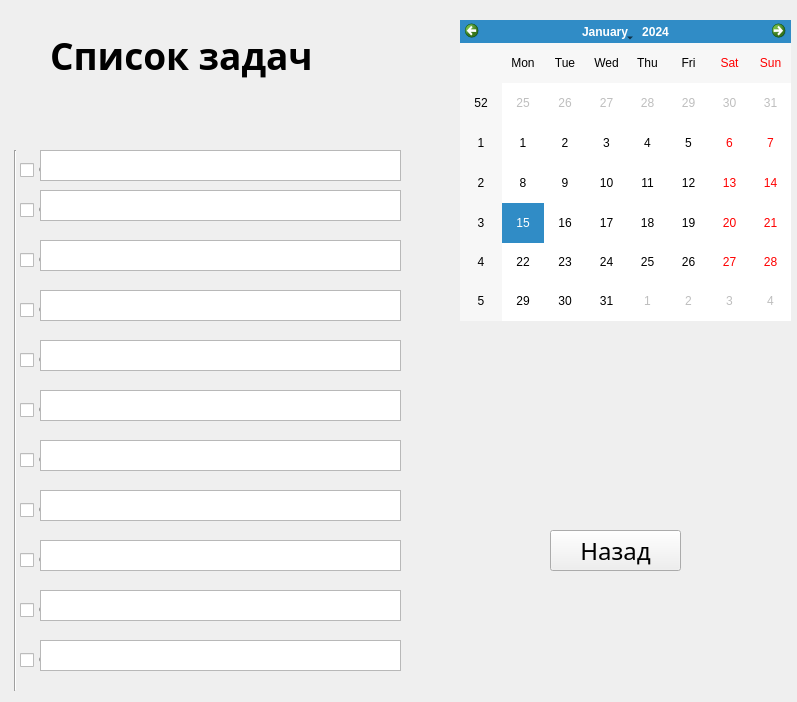
<?xml version="1.0" encoding="UTF-8"?>
<ui version="4.0">
 <class>Form</class>
 <widget class="QWidget" name="Form">
  <property name="geometry">
   <rect>
    <x>0</x>
    <y>0</y>
    <width>797</width>
    <height>702</height>
   </rect>
  </property>
  <property name="windowTitle">
   <string>Form</string>
  </property>
  <widget class="QLabel" name="label">
   <property name="geometry">
    <rect>
     <x>-590</x>
     <y>-380</y>
     <width>1631</width>
     <height>1111</height>
    </rect>
   </property>
   <property name="text">
    <string/>
   </property>
   <property name="pixmap">
    <pixmap>фон.png</pixmap>
   </property>
  </widget>
  <widget class="QLabel" name="label_2">
   <property name="geometry">
    <rect>
     <x>50</x>
     <y>10</y>
     <width>361</width>
     <height>91</height>
    </rect>
   </property>
   <property name="font">
    <font>
     <family>Segoe Print</family>
     <pointsize>28</pointsize>
     <weight>75</weight>
     <bold>true</bold>
    </font>
   </property>
   <property name="text">
    <string>Список задач</string>
   </property>
  </widget>
  <widget class="QCalendarWidget" name="QCalendarWidget">
   <property name="geometry">
    <rect>
     <x>460</x>
     <y>20</y>
     <width>331</width>
     <height>301</height>
    </rect>
   </property>
   <property name="maximumDate">
    <date>
     <year>9999</year>
     <month>12</month>
     <day>31</day>
    </date>
   </property>
  </widget>
  <widget class="QCheckBox" name="checkBox">
   <property name="geometry">
    <rect>
     <x>20</x>
     <y>160</y>
     <width>81</width>
     <height>20</height>
    </rect>
   </property>
   <property name="text">
    <string>CheckBox</string>
   </property>
  </widget>
  <widget class="QPushButton" name="nazad">
   <property name="geometry">
    <rect>
     <x>550</x>
     <y>530</y>
     <width>131</width>
     <height>41</height>
    </rect>
   </property>
   <property name="font">
    <font>
     <family>Segoe Print</family>
     <pointsize>18</pointsize>
    </font>
   </property>
   <property name="text">
    <string>Назад</string>
   </property>
  </widget>
  <widget class="Line" name="line">
   <property name="geometry">
    <rect>
     <x>0</x>
     <y>150</y>
     <width>31</width>
     <height>541</height>
    </rect>
   </property>
   <property name="orientation">
    <enum>Qt::Vertical</enum>
   </property>
  </widget>
  <widget class="QCheckBox" name="checkBox_2">
   <property name="geometry">
    <rect>
     <x>20</x>
     <y>200</y>
     <width>81</width>
     <height>20</height>
    </rect>
   </property>
   <property name="text">
    <string>CheckBox</string>
   </property>
  </widget>
  <widget class="QCheckBox" name="checkBox_3">
   <property name="geometry">
    <rect>
     <x>20</x>
     <y>300</y>
     <width>81</width>
     <height>20</height>
    </rect>
   </property>
   <property name="text">
    <string>CheckBox</string>
   </property>
  </widget>
  <widget class="QCheckBox" name="checkBox_4">
   <property name="geometry">
    <rect>
     <x>20</x>
     <y>350</y>
     <width>81</width>
     <height>20</height>
    </rect>
   </property>
   <property name="text">
    <string>CheckBox</string>
   </property>
  </widget>
  <widget class="QCheckBox" name="checkBox_5">
   <property name="geometry">
    <rect>
     <x>20</x>
     <y>400</y>
     <width>81</width>
     <height>20</height>
    </rect>
   </property>
   <property name="text">
    <string>CheckBox</string>
   </property>
  </widget>
  <widget class="QCheckBox" name="checkBox_6">
   <property name="geometry">
    <rect>
     <x>20</x>
     <y>450</y>
     <width>81</width>
     <height>20</height>
    </rect>
   </property>
   <property name="text">
    <string>CheckBox</string>
   </property>
  </widget>
  <widget class="QCheckBox" name="checkBox_7">
   <property name="geometry">
    <rect>
     <x>20</x>
     <y>500</y>
     <width>81</width>
     <height>20</height>
    </rect>
   </property>
   <property name="text">
    <string>CheckBox</string>
   </property>
  </widget>
  <widget class="QCheckBox" name="checkBox_8">
   <property name="geometry">
    <rect>
     <x>20</x>
     <y>550</y>
     <width>81</width>
     <height>20</height>
    </rect>
   </property>
   <property name="text">
    <string>CheckBox</string>
   </property>
  </widget>
  <widget class="QCheckBox" name="checkBox_9">
   <property name="geometry">
    <rect>
     <x>20</x>
     <y>600</y>
     <width>81</width>
     <height>20</height>
    </rect>
   </property>
   <property name="text">
    <string>CheckBox</string>
   </property>
  </widget>
  <widget class="QCheckBox" name="checkBox_10">
   <property name="geometry">
    <rect>
     <x>20</x>
     <y>250</y>
     <width>81</width>
     <height>20</height>
    </rect>
   </property>
   <property name="text">
    <string>CheckBox</string>
   </property>
  </widget>
  <widget class="QTextEdit" name="textEdit_2">
   <property name="geometry">
    <rect>
     <x>40</x>
     <y>150</y>
     <width>361</width>
     <height>31</height>
    </rect>
   </property>
  </widget>
  <widget class="QTextEdit" name="textEdit_3">
   <property name="geometry">
    <rect>
     <x>40</x>
     <y>190</y>
     <width>361</width>
     <height>31</height>
    </rect>
   </property>
  </widget>
  <widget class="QTextEdit" name="textEdit_4">
   <property name="geometry">
    <rect>
     <x>40</x>
     <y>240</y>
     <width>361</width>
     <height>31</height>
    </rect>
   </property>
  </widget>
  <widget class="QTextEdit" name="textEdit_5">
   <property name="geometry">
    <rect>
     <x>40</x>
     <y>290</y>
     <width>361</width>
     <height>31</height>
    </rect>
   </property>
  </widget>
  <widget class="QTextEdit" name="textEdit_6">
   <property name="geometry">
    <rect>
     <x>40</x>
     <y>340</y>
     <width>361</width>
     <height>31</height>
    </rect>
   </property>
  </widget>
  <widget class="QTextEdit" name="textEdit_7">
   <property name="geometry">
    <rect>
     <x>40</x>
     <y>590</y>
     <width>361</width>
     <height>31</height>
    </rect>
   </property>
  </widget>
  <widget class="QTextEdit" name="textEdit_8">
   <property name="geometry">
    <rect>
     <x>40</x>
     <y>540</y>
     <width>361</width>
     <height>31</height>
    </rect>
   </property>
  </widget>
  <widget class="QTextEdit" name="textEdit_9">
   <property name="geometry">
    <rect>
     <x>40</x>
     <y>390</y>
     <width>361</width>
     <height>31</height>
    </rect>
   </property>
  </widget>
  <widget class="QTextEdit" name="textEdit_10">
   <property name="geometry">
    <rect>
     <x>40</x>
     <y>440</y>
     <width>361</width>
     <height>31</height>
    </rect>
   </property>
  </widget>
  <widget class="QTextEdit" name="textEdit_11">
   <property name="geometry">
    <rect>
     <x>40</x>
     <y>490</y>
     <width>361</width>
     <height>31</height>
    </rect>
   </property>
  </widget>
  <widget class="QCheckBox" name="checkBox_11">
   <property name="geometry">
    <rect>
     <x>20</x>
     <y>650</y>
     <width>81</width>
     <height>20</height>
    </rect>
   </property>
   <property name="text">
    <string>CheckBox</string>
   </property>
  </widget>
  <widget class="QTextEdit" name="textEdit_12">
   <property name="geometry">
    <rect>
     <x>40</x>
     <y>640</y>
     <width>361</width>
     <height>31</height>
    </rect>
   </property>
  </widget>
 </widget>
 <resources/>
 <connections/>
</ui>
